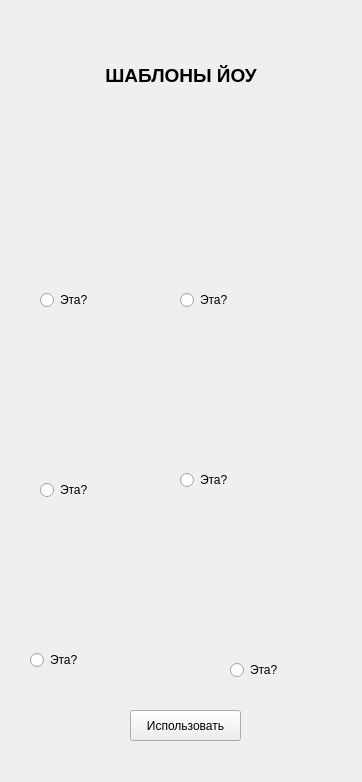
<?xml version="1.0" encoding="UTF-8"?>
<ui version="4.0">
 <class>Form</class>
 <widget class="QWidget" name="Form">
  <property name="geometry">
   <rect>
    <x>0</x>
    <y>0</y>
    <width>362</width>
    <height>782</height>
   </rect>
  </property>
  <property name="minimumSize">
   <size>
    <width>362</width>
    <height>782</height>
   </size>
  </property>
  <property name="maximumSize">
   <size>
    <width>362</width>
    <height>782</height>
   </size>
  </property>
  <property name="windowTitle">
   <string>шаблоны</string>
  </property>
  <widget class="QLabel" name="label_13">
   <property name="geometry">
    <rect>
     <x>31</x>
     <y>40</y>
     <width>300</width>
     <height>71</height>
    </rect>
   </property>
   <property name="text">
    <string>&lt;html&gt;&lt;head/&gt;&lt;body&gt;&lt;p align=&quot;center&quot;&gt;&lt;span style=&quot; font-size:14pt; font-weight:600;&quot;&gt;ШАБЛОНЫ ЙОУ&lt;/span&gt;&lt;/p&gt;&lt;/body&gt;&lt;/html&gt;</string>
   </property>
  </widget>
  <widget class="QLabel" name="pic_3">
   <property name="geometry">
    <rect>
     <x>31</x>
     <y>319</y>
     <width>150</width>
     <height>150</height>
    </rect>
   </property>
   <property name="minimumSize">
    <size>
     <width>150</width>
     <height>150</height>
    </size>
   </property>
   <property name="text">
    <string/>
   </property>
   <property name="pixmap">
    <pixmap>../sbln/3_1.png</pixmap>
   </property>
  </widget>
  <widget class="QLabel" name="pic_6">
   <property name="geometry">
    <rect>
     <x>31</x>
     <y>497</y>
     <width>150</width>
     <height>150</height>
    </rect>
   </property>
   <property name="minimumSize">
    <size>
     <width>150</width>
     <height>150</height>
    </size>
   </property>
   <property name="text">
    <string/>
   </property>
   <property name="pixmap">
    <pixmap>../sbln/5_1.png</pixmap>
   </property>
  </widget>
  <widget class="QLabel" name="pic_4">
   <property name="geometry">
    <rect>
     <x>187</x>
     <y>319</y>
     <width>150</width>
     <height>150</height>
    </rect>
   </property>
   <property name="minimumSize">
    <size>
     <width>150</width>
     <height>150</height>
    </size>
   </property>
   <property name="text">
    <string/>
   </property>
   <property name="pixmap">
    <pixmap>../sbln/4_1.png</pixmap>
   </property>
  </widget>
  <widget class="QLabel" name="pic_1">
   <property name="geometry">
    <rect>
     <x>31</x>
     <y>141</y>
     <width>150</width>
     <height>150</height>
    </rect>
   </property>
   <property name="minimumSize">
    <size>
     <width>150</width>
     <height>150</height>
    </size>
   </property>
   <property name="text">
    <string/>
   </property>
   <property name="pixmap">
    <pixmap>../sbln/1_1.png</pixmap>
   </property>
   <property name="openExternalLinks">
    <bool>false</bool>
   </property>
   <property name="textInteractionFlags">
    <set>Qt::LinksAccessibleByMouse</set>
   </property>
  </widget>
  <widget class="QLabel" name="pic_2">
   <property name="geometry">
    <rect>
     <x>187</x>
     <y>141</y>
     <width>150</width>
     <height>150</height>
    </rect>
   </property>
   <property name="minimumSize">
    <size>
     <width>150</width>
     <height>150</height>
    </size>
   </property>
   <property name="text">
    <string/>
   </property>
   <property name="pixmap">
    <pixmap>../sbln/2_1.png</pixmap>
   </property>
  </widget>
  <widget class="QLabel" name="pic_5">
   <property name="enabled">
    <bool>true</bool>
   </property>
   <property name="geometry">
    <rect>
     <x>187</x>
     <y>497</y>
     <width>150</width>
     <height>150</height>
    </rect>
   </property>
   <property name="minimumSize">
    <size>
     <width>150</width>
     <height>150</height>
    </size>
   </property>
   <property name="text">
    <string/>
   </property>
   <property name="pixmap">
    <pixmap>../sbln/6_1.png</pixmap>
   </property>
  </widget>
  <widget class="QPushButton" name="button">
   <property name="geometry">
    <rect>
     <x>130</x>
     <y>710</y>
     <width>111</width>
     <height>31</height>
    </rect>
   </property>
   <property name="text">
    <string>Использовать</string>
   </property>
  </widget>
  <widget class="QRadioButton" name="radioButton_1">
   <property name="geometry">
    <rect>
     <x>40</x>
     <y>290</y>
     <width>95</width>
     <height>20</height>
    </rect>
   </property>
   <property name="text">
    <string>Эта?</string>
   </property>
  </widget>
  <widget class="QRadioButton" name="radioButton_2">
   <property name="geometry">
    <rect>
     <x>180</x>
     <y>290</y>
     <width>95</width>
     <height>20</height>
    </rect>
   </property>
   <property name="text">
    <string>Эта?</string>
   </property>
  </widget>
  <widget class="QRadioButton" name="radioButton_3">
   <property name="geometry">
    <rect>
     <x>40</x>
     <y>480</y>
     <width>95</width>
     <height>20</height>
    </rect>
   </property>
   <property name="text">
    <string>Эта?</string>
   </property>
  </widget>
  <widget class="QRadioButton" name="radioButton_4">
   <property name="geometry">
    <rect>
     <x>180</x>
     <y>470</y>
     <width>95</width>
     <height>20</height>
    </rect>
   </property>
   <property name="text">
    <string>Эта?</string>
   </property>
  </widget>
  <widget class="QRadioButton" name="radioButton_5">
   <property name="geometry">
    <rect>
     <x>30</x>
     <y>650</y>
     <width>95</width>
     <height>20</height>
    </rect>
   </property>
   <property name="text">
    <string>Эта?</string>
   </property>
  </widget>
  <widget class="QRadioButton" name="radioButton_6">
   <property name="geometry">
    <rect>
     <x>230</x>
     <y>660</y>
     <width>95</width>
     <height>20</height>
    </rect>
   </property>
   <property name="text">
    <string>Эта?</string>
   </property>
  </widget>
 </widget>
 <resources/>
 <connections/>
</ui>
